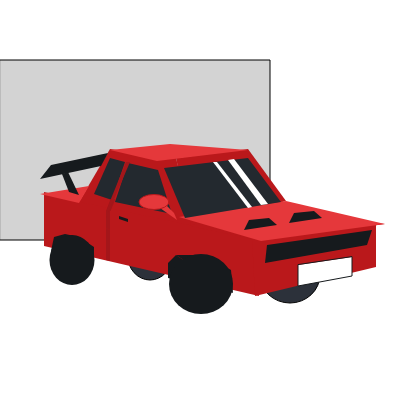
Frame 1 (no input)
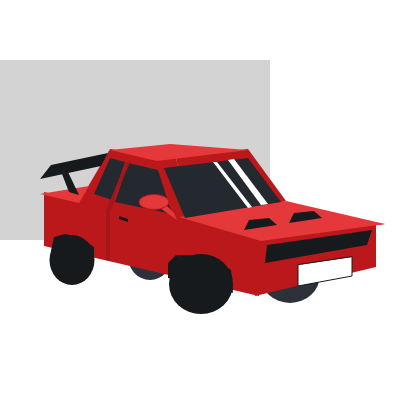
Frame 60 (no input)
Frame 120 (the mouse pressed at the canvas centre since frame 60): identical to frame 60, image omitted

The p5.js sketch that drew these frames (run headless with seeded random() and noise() and a simulated clock; from frame 60 on, the mouse is pressed at the canvas centre):

// p5.js sketch
// ── sketch.js
function setup() {
  createCanvas(400, 400);//canvas size
}

function draw() {
  background("#fffff")
  
  //bg
  fill ("#D3D3D3")
  rect (0, 60, 270, 180)
  
  //back wheel 
  fill ("#2C313A")
  ellipse (290, 275, 60, 56)
  ellipse (150, 255, 45, 50)
  
  //quad shapes for more defined look
  translate (-60, -75)
  fill ("#BA181B")
  noStroke()
  quad (104, 267, 316, 312, 319, 371, 104, 321)
  describe ('a 3d looking shape for the cars base')
  
  //bumper
  translate (27, -99)
  noStroke()
  quad (285, 412, 409, 396, 409, 441, 288, 470)
  
  //right window base
  translate (50, 11)
  noStroke()
  quad (93, 312, 159, 321, 176, 389, 62, 365)
  
  //front base window
  translate(48)
  noStroke()
  quad (159, 321, 231, 312, 269, 364, 174, 389)
  quad (228, 373, 172, 389, 244, 404, 368, 387)
  
  //hood of the car shade
  fill("#E5383B")
  quad (269, 364, 162, 380, 244, 404, 368, 387)
  translate (0, 1)
  quad (231, 312, 153, 306, 93, 312, 140, 323 )
  quad (62, 365, 23, 356, 72, 348)
  
  //main glass
  fill ('#23292F')
  quad (147, 330, 168, 380, 264, 364, 231, 320)
  quad (141, 332, 155, 376, 98, 364, 111, 325)
  quad (108, 324, 95, 362, 77, 356, 93, 320)
  
  //wheel casings
  fill ('#161A1D')
  quad (216, 455, 214, 432, 189, 417, 159, 417)
  quad (159, 417, 151, 425, 151, 440, 216, 455)
  quad (77, 422, 77, 409, 62, 399, 34, 413)
  quad (62, 399, 48, 396, 37, 399, 34, 413)
  
  //wheels
  translate (2, 27)  
  fill ('#161A1D')
  ellipse (182, 419, 64, 60)
  ellipse (53, 395, 45, 50)

  //side view mirror
  fill("#E5383B")
  translate (-15, -28)
  quad (161, 367, 170, 376, 173, 383, 156, 371)
  stroke('#BA181B')
  strokeWeight(1)
  ellipse (150, 365, 30, 15)
  
  //door details
  translate (13.5,-2)
  noStroke ()
  fill("#A4161A")
  quad (98, 364, 93, 364, 89, 376, 93, 376)
  translate (-0.5, 0)
  quad (89, 376, 89, 393, 93, 395, 93, 376)
  quad (89, 393, 89, 425, 93, 426, 93, 395)
  quad (89, 376, 89, 383, 113, 327, 109, 327)
  
  //door handle
  fill ("#161A1D")
  quad (102, 381, 111, 384, 111, 387, 102, 384)
  //spoilers
  quad (23, 344, 84, 331, 91, 318, 34, 330)
  quad (62, 360, 51, 337, 45, 339, 52, 357)
  
  //window shine
  fill ("#fffff")
  quad (217, 324, 251, 369, 244, 370, 211, 325)
  quad (200, 327, 235, 372, 231, 373, 196, 327)
  
  fill ("#161A1D")
  quad (250, 410, 355, 395, 350, 410, 248, 428)
  
  //plate number
  fill ("#fffff")
  translate (-9, 0)
  stroke ("#161A1D")
  quad (344, 422, 344, 441, 290, 451, 290, 430)

  //hood design
  translate (-3, 0)
  fill ("#161A1D")
  noStroke ()
  quad (239, 395, 244, 385, 264, 383, 272, 390)
  translate (45, -7)
  quad (239, 395, 244, 385, 264, 383, 272, 390)
}
//this took approximately 5 hours of figuring out how to place them
//THE END
